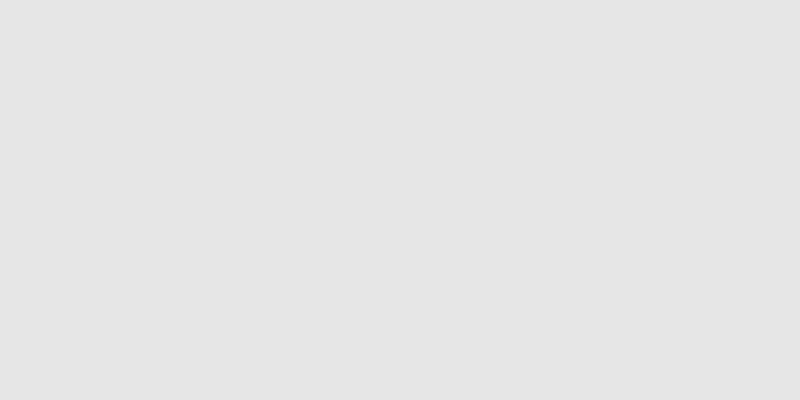
Frame 1 (no input)
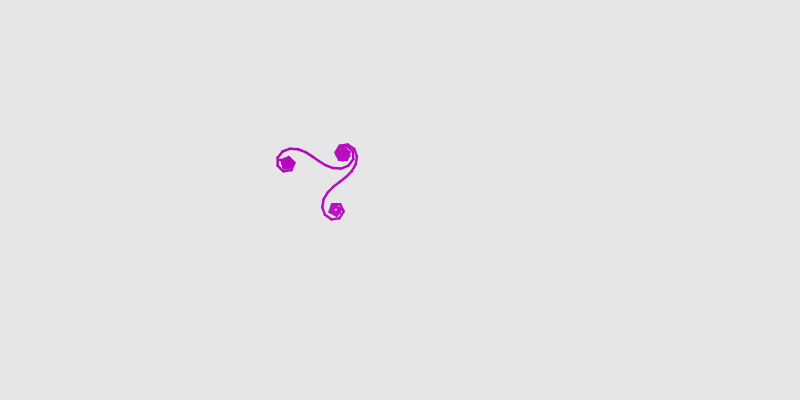
Frame 60 (no input)
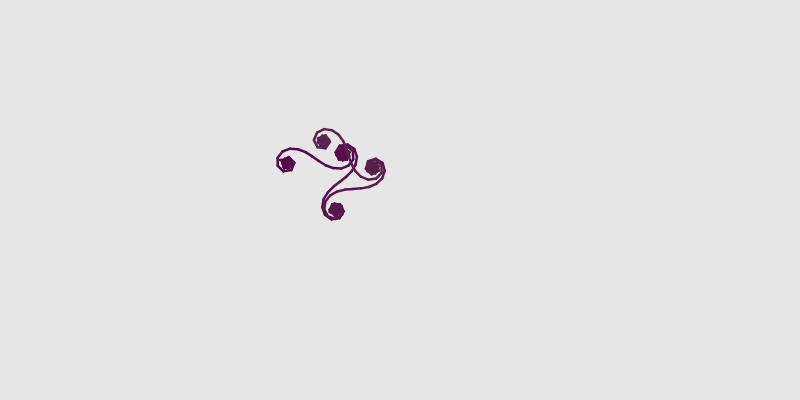
Frame 120 (the mouse pressed at the canvas centre since frame 60)

The p5.js sketch that drew these frames (run headless with seeded random() and noise() and a simulated clock; from frame 60 on, the mouse is pressed at the canvas centre):

// p5.js sketch
// ── sketch.js
/* p5.js (https://p5js.org/)
 * Under Creative Commons License
 * https://creativecommons.org/licenses/by-sa/4.0/
 * Written by Juan Carlos Ponce Campuzano, 31-May-2019
 * Inspired from https://www.maths.unsw.edu.au/about/exponential-sums
 */

let n = 1;// = 2000;
let s;
let maxNum = 1500;
let r;
let g;
let b;

function setup() {
  createCanvas(800, 400);
  colorMode(RGB, 1, 1, 1);
  s = sumseries(maxNum);
  r = random();
  g = random();
  b = random();
  //noLoop();
}

function draw() {
  background(0.9);
  //translate(width/2, height/2)
  
  cursor(HAND);
  let xc = constrain(mouseX, 0, width);
  //n = map(xc, 0, width, 0, maxNum);
  
  w = 100;
  h = (w * height) / width;
  
  // Start at negative half the width and height
  let xmin = -w / 2+15;
  let ymin = -h / 2-5;
  
  // x goes from xmin to xmax
  let xmax = xmin + w;
  // y goes from ymin to ymax
  let ymax = ymin + h;
  
    
  //console.log(s[2].im);
  push();
  for(let i = 0; i < n-1; i++) {
    stroke(r, i/s.length, b);
    strokeWeight(2.5);
    let x0 = map(s[i].re, xmin, xmax, 0, width);
    let y0 = map(s[i].im, ymin, ymax, height, 0);
    let x1 = map(s[i+1].re, xmin, xmax, 0, width);
    let y1 = map(s[i+1].im, ymin, ymax, height, 0);
    line(x0, y0, x1, y1);
  }
  pop();
  
  n+=2;
  if(n>maxNum){
   n=1;
   r = random();
   g = random();
   b = random();
  }
  
}

function mousePressed(){
    r = random();
    g = random();
    b = random();
}

function touchStarted(){
    r = random();
    g = random();
    b = random();
}


// ── complex.js
class Complex {
  constructor(a, b) {
    this.re = a;
    this.im = b;
  }

  add(c) {
    this.re += c.re;
    this.im += c.im;
  }

  mult(c) {
    const re = this.re * c.re - this.im * c.im;
    const im = this.re * c.im + this.im * c.re;
    return new Complex(re, im);
  }
  
  exp(c) {
    const re = exp(this.re) * cos(this.im);
    const im = exp(this.re) * sin(this.im);
    return new Complex(re, im);
  }
  
  log(c) {
    const re = log(pow(this.re * this.re + this.im * this.im, 1/2));
    const im = atan2(this.im, this.re);
    return new Complex(re, im);
  }
}
// ── sumseries.js
function sumseries(n){
  let x = [];
  let xSum = [];
  for(let k = 0; k < n; k++){
    let sum = new Complex(0, 0);
  for(let i = 0; i < k; i++) {
    let rex = cos(2 * PI * form(i));
    let imx = sin(2 * PI * form(i));
    x[i] = new Complex(rex, imx);
    sum.add(x[i]);
  }
    xSum[k] = {re: sum.re, im: sum.im};
  }
  return xSum;
}


function form(k) {
  //return pow(log(k + 1), 4);
  //return (k+1)/3+(k+1)*(k+1)/11+(k+1)*(k+1)*(k+1)/79;
  //return k/(11)+k*k/(21)+k*k*k/(31);
  //return k/(3)+k*k/(11)+k*k*k/(79);
  return log(k+1)+(k+1)*(k+1)/100;
  //return sqrt(random(0.1, 50) * k)
}

const arrSum = arr => arr.reduce((a,b) => a + b, 0)
